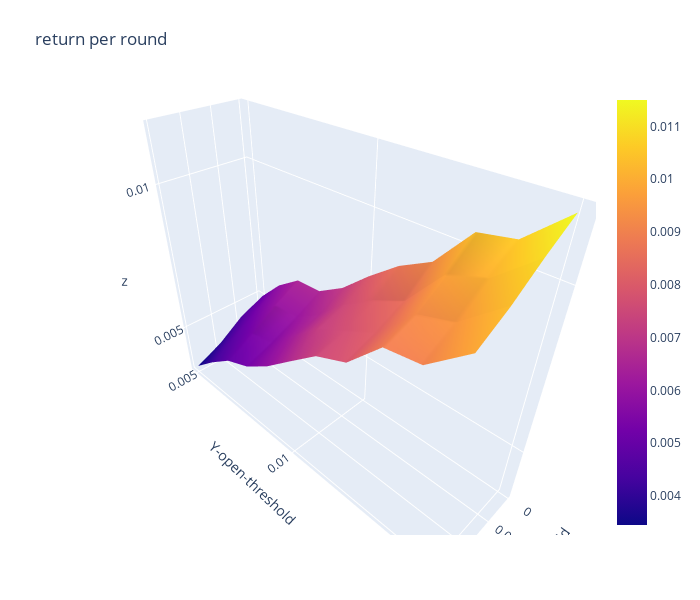

The code cell stored with this chart in its notebook:
### Code cell
import plotly.graph_objects as go

x_data = df_return_per_round.columns.to_list() # close threshold

y_data = df_return_per_round.index.to_list() # open threshold

z_data = df_return_per_round.copy(deep=True) # return per round

fig = go.Figure(data=[go.Surface(z=z_data.values,x=x_data,y=y_data)])

fig.update_layout(title="return per round", # 标题
                  autosize=False,  # 尺度自动缩放
                  width=700,  # 长宽
                  height=600,
                  margin=dict(l=65,r=50,b=65,t=90),  # 4个位置的距离
                  scene=dict(xaxis_title='X-close-threshold',yaxis_title='Y-open-threshold')
                 )

fig.show()

### Figure 1 — Plotly figure (JSON) as saved in the notebook; plotly's stock layout.template omitted (floating-point values rounded to 4 significant figures)
{"data": [{"type": "surface", "x": [0, 0.001, 0.002, 0.003], "y": [0.005, 0.006, 0.007, 0.008, 0.009, 0.01, 0.011, 0.012, 0.013, 0.014, 0.015], "z": [[0.004955, 0.004552, 0.0039, 0.003452], [0.005862, 0.005355, 0.00479, 0.004221], [0.006503, 0.006004, 0.005404, 0.004892], [0.006547, 0.00605, 0.005614, 0.00527], [0.007119, 0.006631, 0.006366, 0.00589], [0.007956, 0.007482, 0.007189, 0.006673], [0.008701, 0.008084, 0.00767, 0.007442], [0.009232, 0.008544, 0.008146, 0.007842], [0.01039, 0.009719, 0.00916, 0.008857], [0.01057, 0.01008, 0.00947, 0.008991], [0.0115, 0.01096, 0.01035, 0.009873]]}], "layout": {"autosize": false, "height": 600, "margin": {"b": 65, "l": 65, "r": 50, "t": 90}, "scene": {"xaxis": {"title": {"text": "X-close-threshold"}}, "yaxis": {"title": {"text": "Y-open-threshold"}}}, "title": {"text": "return per round"}, "width": 700}}
